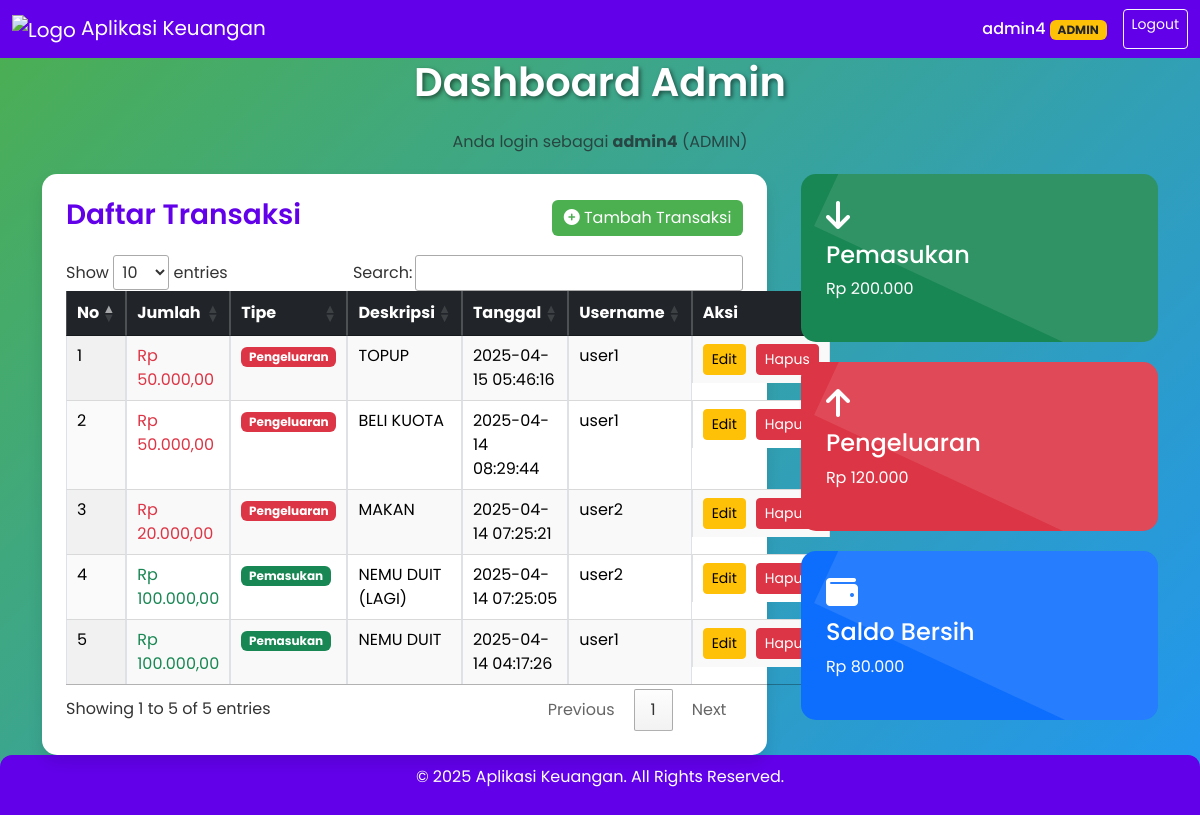
Screenshot of /dashboard.php (signed in) with the database file from the repository.
### tables this page shows
CREATE TABLE `transactions` (
  `id` int(11) NOT NULL,
  `user_id` int(11) NOT NULL,
  `amount` decimal(12,2) NOT NULL,
  `transaction_type` enum('in','out') NOT NULL,
  `description` text DEFAULT NULL,
  `created_at` timestamp NOT NULL DEFAULT current_timestamp()
);

CREATE TABLE `users` (
  `id` int(11) NOT NULL,
  `username` varchar(50) NOT NULL,
  `password` varchar(255) NOT NULL,
  `role` enum('admin','user') NOT NULL DEFAULT 'user',
  `created_at` timestamp NOT NULL DEFAULT current_timestamp()
);

### dashboard.php (the view, shortened to what this page needs)
<?php
include('includes/db_connect.php');
$user = $_SESSION['user'];
$isAdmin = $user['role'] === 'admin';
$query = $isAdmin
    ? "SELECT t.*, u.username FROM transactions t JOIN users u ON t.user_id = u.id ORDER BY t.created_at DESC"
    : "SELECT * FROM transactions WHERE user_id = {$user['id']} ORDER BY created_at DESC";
$result = $conn->query($query);
$inQuery = $isAdmin
    ? "SELECT SUM(amount) as total_in FROM transactions WHERE transaction_type='in'"
    : "SELECT SUM(amount) as total_in FROM transactions WHERE user_id = {$user['id']} AND transaction_type='in'";
$outQuery = $isAdmin
    ? "SELECT SUM(amount) as total_out FROM transactions WHERE transaction_type='out'"
    : "SELECT SUM(amount) as total_out FROM transactions WHERE user_id = {$user['id']} AND transaction_type='out'";
$in = $conn->query($inQuery)->fetch_assoc()['total_in'] ?? 0;
$out = $conn->query($outQuery)->fetch_assoc()['total_out'] ?? 0;
$saldo = $in - $out;
?>
<!DOCTYPE html>
<html lang="id">
<head>
    <link href="https://cdn.jsdelivr.net/npm/bootstrap@5.3.3/dist/css/bootstrap.min.css" rel="stylesheet">
    <link href="https://cdnjs.cloudflare.com/ajax/libs/font-awesome/6.5.0/css/all.min.css" rel="stylesheet">
    <link rel="stylesheet" href="https://cdn.datatables.net/1.13.6/css/jquery.dataTables.min.css" />
</head>
<body>
<nav class="navbar navbar-expand-lg navbar-dark">
    <div class="container-fluid">
        <a class="navbar-brand" href="#">
            <img src="logo.png" alt="Logo"> Aplikasi Keuangan
        </a>
        <div class="d-flex">
            <span class="navbar-text text-white me-3">
                <?= htmlspecialchars($user['username']); ?>
                <span class="badge <?= $isAdmin ? 'bg-warning text-dark' : 'bg-info' ?>">
                    <?= strtoupper($user['role']); ?>
                </span>
            </span>
            <a href="logout.php" class="btn btn-outline-light btn-sm">Logout</a>
        </div>
    </div>
</nav>
<div class="container">
    <h2 class="text-center mb-4">Dashboard <?= $isAdmin ? 'Admin' : 'User' ?></h2>
    <p class="text-center text-muted">Anda login sebagai <strong><?= $user['username']; ?></strong> (<?= strtoupper($user['role']); ?>)</p>
    <div class="dashboard-container">
        <div class="transactions-section">
            <div class="table-container p-4">
                <div class="d-flex justify-content-between align-items-center mb-3">
                    <h3>Daftar Transaksi</h3>
                    <a href="add_transaction.php" class="btn btn-success">
                        <i class="fas fa-plus-circle"></i> Tambah Transaksi
                    </a>
                </div>
                <table class="table table-bordered table-striped table-hover display">
                    <thead class="table-dark">
                        <tr>
                            <th>No</th>
                            <th>Jumlah</th>
                            <th>Tipe</th>
                            <th>Deskripsi</th>
                            <th>Tanggal</th>
                            <?php if ($isAdmin): ?>
                                <th>Username</th>
                            <?php endif; ?>
                            <th>Aksi</th>
                        </tr>
                    </thead>
                    <tbody>
                        <?php
                        $no = 1;
                        if ($result->num_rows == 0): ?>
                            <tr>
                                <td colspan="<?= $isAdmin ? '7' : '6' ?>" class="text-center">Belum ada transaksi.</td>
                            </tr>
                        <?php else:
                            while ($row = $result->fetch_assoc()): ?>
                                <tr>
                                    <td><?= $no++; ?></td>
                                    <td class="<?= $row['transaction_type'] == 'in' ? 'text-success' : 'text-danger' ?>">
                                        Rp <?= number_format($row['amount'], 2, ',', '.'); ?>
                                    </td>
                                    <td>
                                        <span class="badge <?= $row['transaction_type'] == 'in' ? 'bg-success' : 'bg-danger' ?>">
                                            <?= $row['transaction_type'] == 'in' ? 'Pemasukan' : 'Pengeluaran'; ?>
                                        </span>
                                    </td>
                                    <td><?= $row['description']; ?></td>
                                    <td><?= $row['created_at']; ?></td>
                                    <?php if ($isAdmin): ?>
                                        <td><?= $row['username']; ?></td>
                                    <?php endif; ?>
                                    <td class="action-buttons">
                                        <a href="edit_transaction.php?id=<?= $row['id']; ?>" class="btn btn-sm btn-warning">Edit</a>
                                        <a href="delete_transaction.php?id=<?= $row['id']; ?>" class="btn btn-sm btn-danger" onclick="return confirm('Yakin ingin menghapus transaksi ini?')">Hapus</a>
                                    </td>
                                </tr>
                            <?php endwhile;
                        endif; ?>
                    </tbody>
                </table>
            </div>
        </div>
        <div class="saldo-section">
            <div class="top-card bg-success">
                <i class="fas fa-arrow-down"></i>
                <h4>Pemasukan</h4>
                <p>Rp <?= number_format($in, 0, ',', '.'); ?></p>
            </div>
            <div class="top-card bg-danger">
                <i class="fas fa-arrow-up"></i>
                <h4>Pengeluaran</h4>
                <p>Rp <?= number_format($out, 0, ',', '.'); ?></p>
            </div>
            <div class="top-card bg-primary">
                <i class="fas fa-wallet"></i>
                <h4>Saldo Bersih</h4>
                <p>Rp <?= number_format($saldo, 0, ',', '.'); ?></p>
            </div>
        </div>
    </div>
</div>
<div class="footer">
    <p>&copy; 2025 Aplikasi Keuangan. All Rights Reserved.</p>
</div>
</body>
</html>

### dashboard.php (style rules this page uses)
body { background: linear-gradient(135deg, #4caf50, #2196f3); background-attachment: fixed; font-family: 'Poppins', sans-serif; color: #333; }
.navbar { background-color: #6200ea; }
.navbar-brand img { max-height: 35px; }
.navbar-text { font-weight: 500; }
.card, .table-container { border-radius: 15px; background: #fff; box-shadow: 0 8px 15px rgba(0, 0, 0, 0.1); }
.dashboard-container { display: flex; justify-content: space-between; gap: 30px; margin-top: 20px; }
.saldo-section { width: 32%; }
.transactions-section { width: 65%; }
.top-card { padding: 25px; border-radius: 15px; color: #fff; margin-bottom: 20px; position: relative; overflow: hidden; }
.top-card::after { content: ''; position: absolute; top: -30%; right: -30%; width: 120%; height: 120%; background: rgba(255, 255, 255, 0.1); transform: rotate(25deg); z-index: 0; }
.top-card i { font-size: 2rem; margin-bottom: 10px; z-index: 1; position: relative; }
.top-card h4, .top-card p { z-index: 1; position: relative; }
.table-container h3 { font-weight: 600; color: #6200ea; }
.footer { background-color: #6200ea; color: white; padding: 10px; text-align: center; border-radius: 12px 12px 0 0; }
.action-buttons { display: flex; gap: 10px; justify-content: center; }
h2 { font-size: 2.5rem; font-weight: 600; color: #fff; text-shadow: 2px 2px 4px rgba(0, 0, 0, 0.5); }
.btn-success { background-color: #4caf50; border: none; }

### rows the page displays
transactions: amount "50.000,00", transaction_type "Pengeluaran", description "TOPUP", created_at "2025-04-15 05:46:16", user.username "user1"
transactions: amount "50.000,00", transaction_type "Pengeluaran", description "BELI KUOTA", created_at "2025-04-14 08:29:44", user.username "user1"
transactions: amount "20.000,00", transaction_type "Pengeluaran", description "MAKAN", created_at "2025-04-14 07:25:21", user.username "user2"
transactions: amount "100.000,00", transaction_type "Pemasukan", description "NEMU DUIT (LAGI)", created_at "2025-04-14 07:25:05", user.username "user2"
transactions: amount "100.000,00", transaction_type "Pemasukan", description "NEMU DUIT", created_at "2025-04-14 04:17:26", user.username "user1"

### other values shown
$user['username'] "admin4"
$user['role'] "ADMIN"
$in "200.000"
$out "120.000"
$saldo "80.000"
